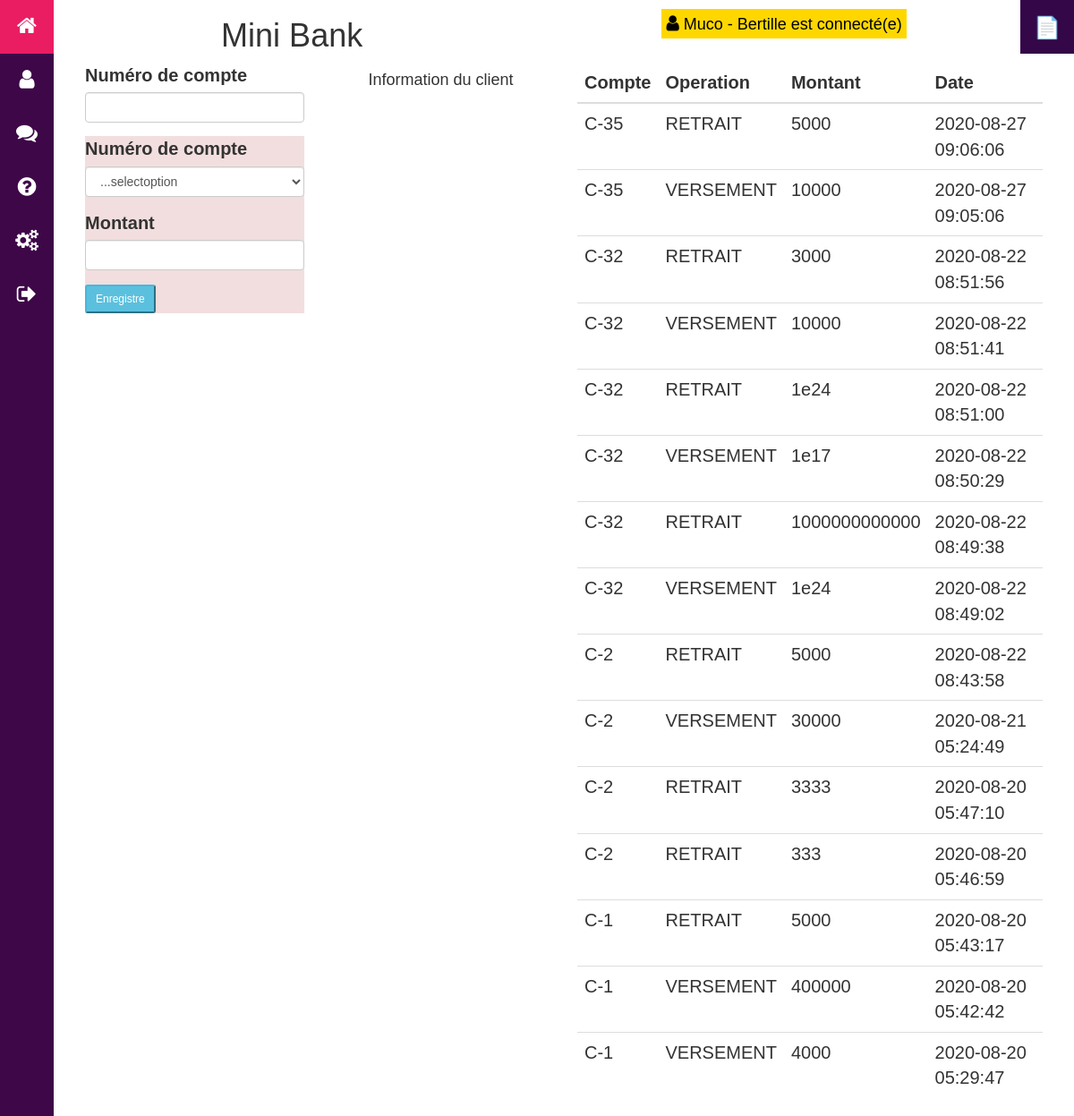
The page /public/operation.php (signed in) on the database its author committed.
### tables this page shows
CREATE TABLE `operations` (
  `id` int NOT NULL,
  `client_id` int NOT NULL,
  `compte_id` int NOT NULL,
  `agent_id` int DEFAULT NULL,
  `created_at` timestamp NOT NULL DEFAULT CURRENT_TIMESTAMP,
  `type_operation` enum('RETRAIT','VERSEMENT') NOT NULL,
  `montant` float NOT NULL
);

CREATE TABLE `comptes` (
  `id` int NOT NULL,
  `montant` float NOT NULL,
  `numero` varchar(30) NOT NULL,
  `date_Creation` datetime NOT NULL DEFAULT CURRENT_TIMESTAMP
);

### src/Db/Connection.php (called while the page is built, shortened)
<?php
class Connection {
    public $connection ;
    public function __construct()
    {
        if (!isset($this->connection)) {
            $this->connection = new PDO('mysql:dbname=ult_programation_web;host=localhost', 'admin', 'admin' , [
            PDO::ATTR_ERRMODE => PDO::ERRMODE_EXCEPTION
        ]);
        }
        return $this->connection;
    }
}

### src/Model/Table.php (called while the page is built, shortened)
<?php
abstract class Table{
    protected $pdo;
    protected $table = null;
    protected $class = null;
    public function __construct()
    {
        $pdo = new Connection();
        if($this->pdo === null){
            $this->pdo = $pdo->connection;
        }
    }
    public function find(int $id)
    {
        $query = $this->pdo->prepare("SELECT * FROM $this->table WHERE id= :id");
        $query->execute(['id' => $id]);
        $query->setFetchMode(\PDO::FETCH_CLASS,$this->class);
        $result = $query->fetch();
        return  $result;
    }
    public function all($order_by= 'ASC'): array
    {
        $sql = "SELECT * FROM {$this->table} ORDER BY id ".$order_by;
        return $this->pdo->query($sql,PDO::FETCH_CLASS,$this->class)->fetchAll();
    }
}

### src/Model/Classes/Operation.php (called while the page is built, shortened)
<?php
class Operation
{
	private $compte_id;
	private $created_at;
	private $type_operation;
	private $montant;
    public function getCompteId()
    {
        return $this->compte_id;
    }
    public function getCreatedAt()
    {
        return $this->created_at;
    }
    public function getTypeOperation()
    {
        return $this->type_operation;
    }
    public function getMontant()
    {
        return $this->montant;
    }
}

### src/Model/CompteTable.php (called while the page is built, shortened)
<?php
class CompteTable extends Table
{
    public function getNameById($id)
    {
        return $this->find($id)->getNumero();
    }
}

### src/Model/Classes/Compte.php (called while the page is built, shortened)
<?php
class Compte{
	private $numero;
    public function getNumero()
    {
        return $this->numero;
    }
}

### public/operation.php (the view, shortened to what this page needs)
<?php
require_once('layout/_header.php');
$operationTables = new OperationTable();
$operationsData = $operationTables->all('DESC');
?>
<div class="row">
	<div class="col-md-3">
		<div class="form-group">
			<label for="">
				Numéro de compte
			</label>
			<input type="text" id="num_compte"  class="form-control">
		</div>
		<div class="card bg-danger">
			<form action="" method="post">
				<div class="form-group">
					<label for="">
						Numéro de compte
					</label>
					<select name="operation" id="operation" class="form-control">
						<option value="">...selectoption</option>
					</select>
				</div>
				<div class="form-group">
					<label for="">
						Montant
					</label>
					<input type="text" name="montant" class="form-control">
				</div>
				<div class="form-group">
					<input type="submit" id="submit" name="save" class="btn-sm btn-info" value="Enregistre">
				</div>
			</form>
		</div>
	</div>
	<div class="col-md-3">
		<h4  class="text-center">Information du client</h4>
		<div class="card-body">
			<span id="nom_client"></span> <br>
			<span id="prenom_client"></span> <br>
			<span id="telephone_client"></span> <br>
			<span id="compte_numero"></span> <br>
			<span id="compte_motant"></span> <br>
		</div>
	</div>
	<div class="col-md-6">
		<table class="table">
			<thead>
				<tr>
					<th>
						Compte
					</th>
					<th>
						Operation
					</th>
					<th>Montant</th>
					<th>Date</th>
				</tr>
			</thead>
			<tbody>
				<?php foreach($operationsData as $operation): ?>
					<tr>
						<td><?php
						$compteTable = new CompteTable();
						echo $compteTable->getNameById($operation->getCompteId());
						?></td>
						<td><?= $operation->getTypeOperation()?></td>
						<td><?= $operation->getMontant()?></td>
						<td><?= $operation->getCreatedAt()?></td>
					</tr>
				<?php endforeach;?>
			</tbody>
		</table>
	</div>
</div>
<?php
require_once('layout/_footer.php');
?>

### public/css/style.css (style rules this page uses)
* { margin: 0; padding: 0; box-sizing: border-box; font-family: sans-serif; font-size: 20px; }
body { margin:0;; font-family: -apple-system,BlinkMacSystemFont,"Segoe UI",Roboto,"Helvetica Neue",Arial,"Noto Sans",sans-serif,"Apple Color Emoji","Segoe UI Emoji","Segoe UI Symbol","Noto Color Emoji" }

### rows shown on the page
operations: compte.numero "C-35", type_operation "RETRAIT", montant "5000", created_at "2020-08-27 09:06:06"
operations: compte.numero "C-35", type_operation "VERSEMENT", montant "10000", created_at "2020-08-27 09:05:06"
operations: compte.numero "C-32", type_operation "RETRAIT", montant "3000", created_at "2020-08-22 08:51:56"
operations: compte.numero "C-32", type_operation "VERSEMENT", montant "10000", created_at "2020-08-22 08:51:41"
operations: compte.numero "C-32", type_operation "RETRAIT", montant "1e24", created_at "2020-08-22 08:51:00"
operations: compte.numero "C-32", type_operation "VERSEMENT", montant "1e17", created_at "2020-08-22 08:50:29"
operations: compte.numero "C-32", type_operation "RETRAIT", montant "1000000000000", created_at "2020-08-22 08:49:38"
operations: compte.numero "C-32", type_operation "VERSEMENT", montant "1e24", created_at "2020-08-22 08:49:02"
operations: compte.numero "C-2", type_operation "RETRAIT", montant "5000", created_at "2020-08-22 08:43:58"
operations: compte.numero "C-2", type_operation "VERSEMENT", montant "30000", created_at "2020-08-21 05:24:49"
operations: compte.numero "C-2", type_operation "RETRAIT", montant "3333", created_at "2020-08-20 05:47:10"
operations: compte.numero "C-2", type_operation "RETRAIT", montant "333", created_at "2020-08-20 05:46:59"
operations: compte.numero "C-1", type_operation "RETRAIT", montant "5000", created_at "2020-08-20 05:43:17"
operations: compte.numero "C-1", type_operation "VERSEMENT", montant "400000", created_at "2020-08-20 05:42:42"
operations: compte.numero "C-1", type_operation "VERSEMENT", montant "4000", created_at "2020-08-20 05:29:47"

### other values the page prints
$_SESSION['user']['nom'] "Muco"
$_SESSION['user']['prenom'] "Bertille"
